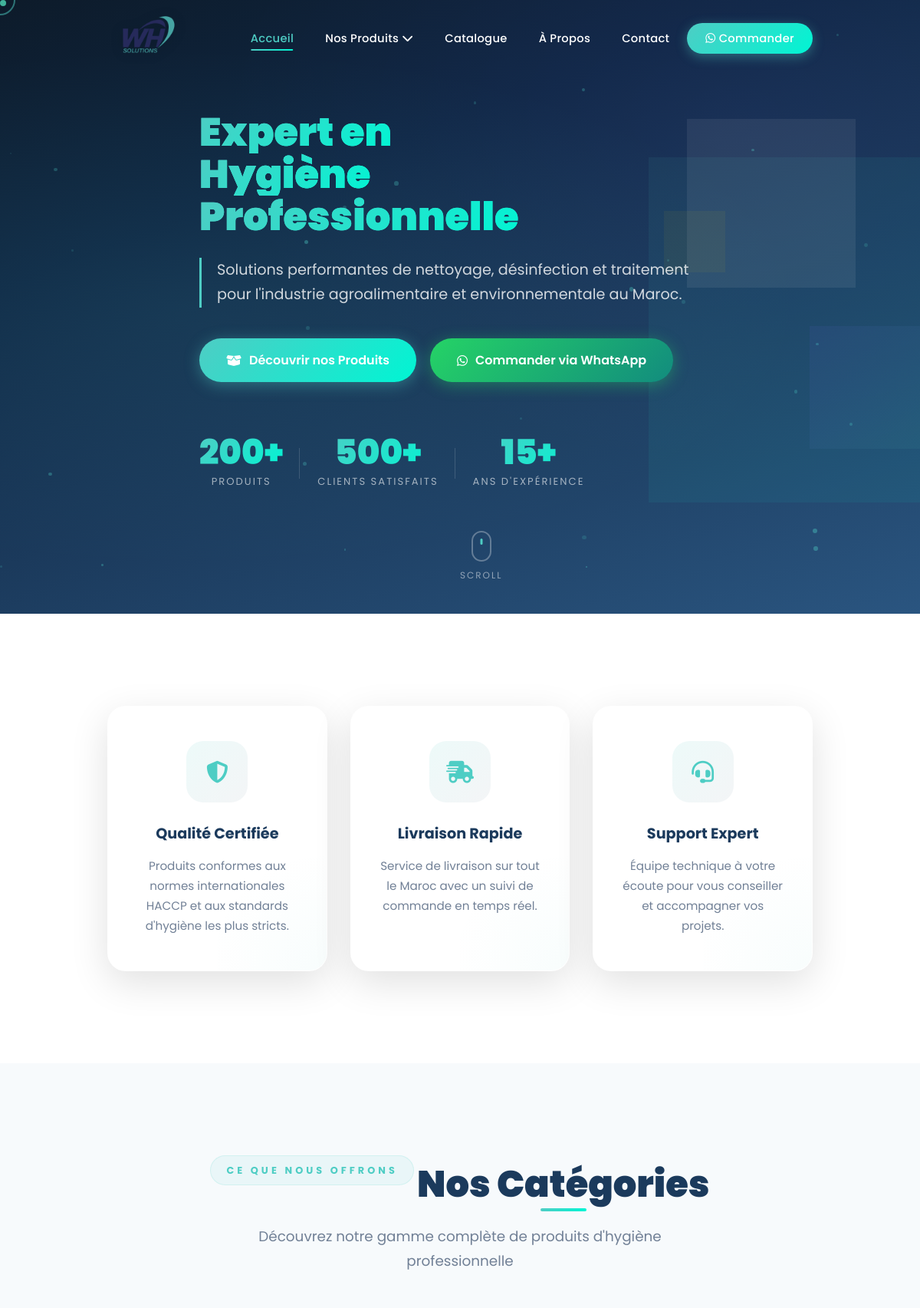
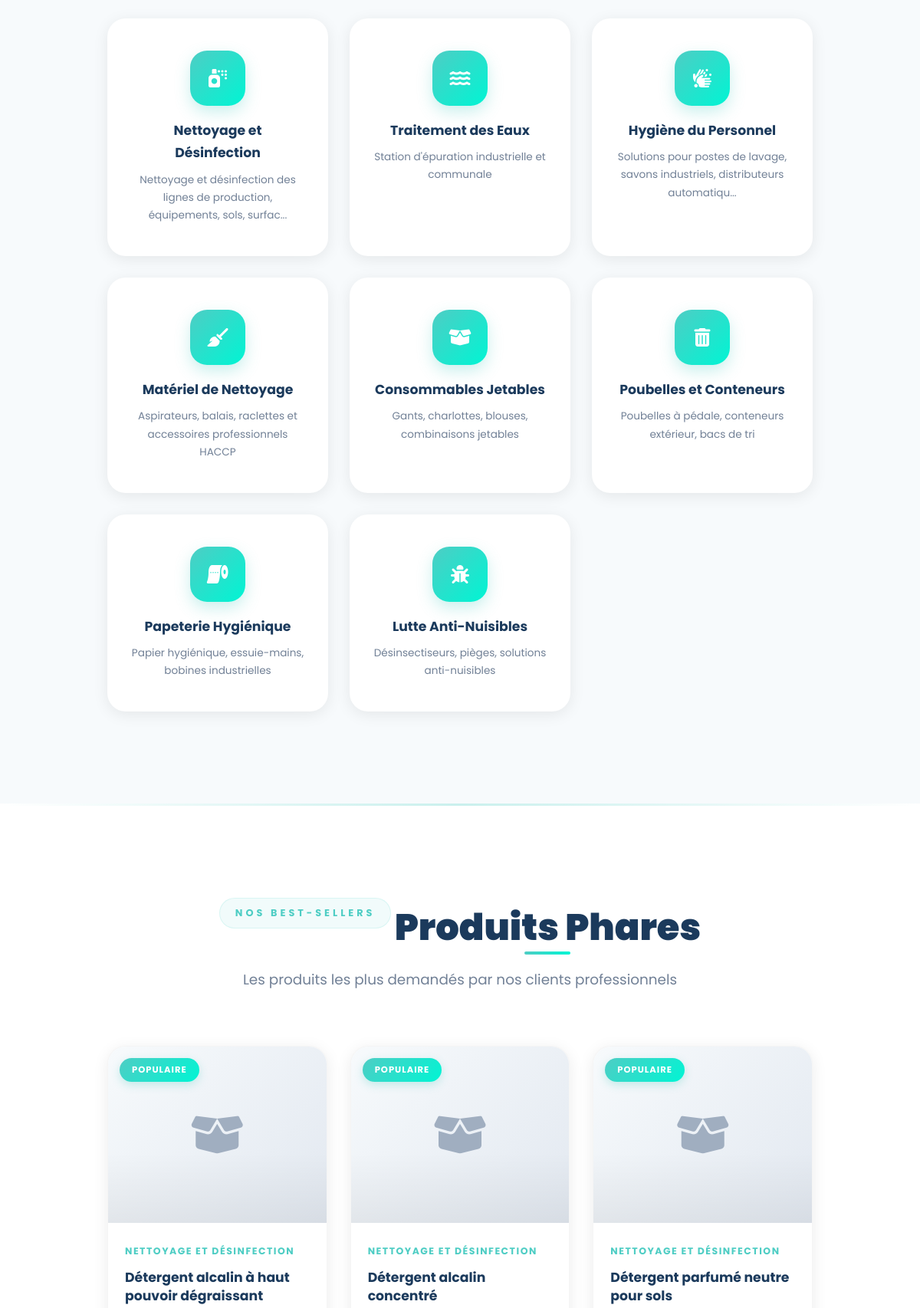
The page / (upper part) on the database its author committed (2 pictures, top to bottom).
### tables this page shows
CREATE TABLE categories (
    id INT AUTO_INCREMENT PRIMARY KEY,
    name VARCHAR(150) NOT NULL,
    slug VARCHAR(150) NOT NULL UNIQUE,
    description TEXT,
    icon VARCHAR(50) DEFAULT 'fas fa-box',
    sort_order INT DEFAULT 0,
    is_active TINYINT(1) DEFAULT 1,
    created_at TIMESTAMP DEFAULT CURRENT_TIMESTAMP
);

CREATE TABLE products (
    id INT AUTO_INCREMENT PRIMARY KEY,
    category_id INT,
    name VARCHAR(255) NOT NULL,
    slug VARCHAR(255) NOT NULL UNIQUE,
    description TEXT,
    short_description VARCHAR(500),
    image VARCHAR(255),
    price DECIMAL(10,2) DEFAULT NULL,
    old_price DECIMAL(10,2) DEFAULT NULL,
    is_featured TINYINT(1) DEFAULT 0,
    is_active TINYINT(1) DEFAULT 1,
    views INT DEFAULT 0,
    sort_order INT DEFAULT 0,
    created_at TIMESTAMP DEFAULT CURRENT_TIMESTAMP,
    updated_at TIMESTAMP DEFAULT CURRENT_TIMESTAMP ON UPDATE CURRENT_TIMESTAMP,
    FOREIGN KEY (category_id) REFERENCES categories(id) ON DELETE SET NULL
);

### includes/functions.php (called while the page is built, shortened)
<?php
require_once __DIR__ . '/../config/database.php';
function sanitize($data) {
    return htmlspecialchars(trim($data), ENT_QUOTES, 'UTF-8');
}
function getCategories($pdo, $activeOnly = true) {
    $sql = "SELECT * FROM categories";
    if ($activeOnly) $sql .= " WHERE is_active = 1";
    $sql .= " ORDER BY sort_order ASC";
    return $pdo->query($sql)->fetchAll();
}
function getFeaturedProducts($pdo, $limit = 6) {
    $stmt = $pdo->prepare("SELECT p.*, c.name as category_name FROM products p LEFT JOIN categories c ON p.category_id = c.id WHERE p.is_active = 1 AND p.is_featured = 1 ORDER BY p.sort_order ASC LIMIT ?");
    $stmt->bindValue(1, $limit, PDO::PARAM_INT);
    $stmt->execute();
    return $stmt->fetchAll();
}
function getWhatsAppGeneralLink() {
    global $pdo;
    $phone = getSetting($pdo, 'whatsapp_number', WHATSAPP_NUMBER);
    $msg = getSetting($pdo, 'whatsapp_welcome_message', 'Bonjour, je souhaite avoir des informations sur vos produits d\'hygiène professionnelle.');
    return "https://wa.me/$phone?text=" . urlencode($msg);
}
function getSetting($pdo, $key, $default = '') {
    static $cache = [];
    if (isset($cache[$key])) return $cache[$key];
    $stmt = $pdo->prepare("SELECT setting_value FROM settings WHERE setting_key = ?");
    $stmt->execute([$key]);
    $val = $stmt->fetchColumn();
    $cache[$key] = ($val !== false) ? $val : $default;
    return $cache[$key];
}

### index.php (the view, shortened to what this page needs)
<?php
require_once 'includes/functions.php';
$featured = getFeaturedProducts($pdo, 8);
$categories = getCategories($pdo);
require_once 'includes/header.php';
?>
<section class="hero">
    <div class="hero-particles"></div>
    <div class="container">
        <div class="hero-content">
            <h1>
                <span class="hero-line"><span class="hero-word">Expert en</span></span>
                <span class="hero-line"><span class="hero-word"><span>Hygiène</span></span></span>
                <span class="hero-line"><span class="hero-word">Professionnelle</span></span>
            </h1>
            <p class="hero-subtitle">Solutions performantes de nettoyage, désinfection et traitement pour l'industrie agroalimentaire et environnementale au Maroc.</p>
            <div class="hero-buttons">
                <a href="products.php" class="btn btn-primary"><i class="fas fa-box-open"></i> Découvrir nos Produits</a>
                <a href="<?= getWhatsAppGeneralLink() ?>" target="_blank" class="btn btn-whatsapp"><i class="fab fa-whatsapp"></i> Commander via WhatsApp</a>
            </div>
            <div class="hero-stats">
                <div class="hero-stat"><span class="number counter" data-target="200">0+</span><span class="label">Produits</span></div>
                <div class="hero-stat"><span class="number counter" data-target="500">0+</span><span class="label">Clients Satisfaits</span></div>
                <div class="hero-stat"><span class="number counter" data-target="15">0+</span><span class="label">Ans d'Expérience</span></div>
            </div>
        </div>
        <div class="hero-shapes">
            <div class="hero-shape hero-shape-1"></div>
            <div class="hero-shape hero-shape-2"></div>
            <div class="hero-shape hero-shape-3"></div>
            <div class="hero-shape hero-shape-4"></div>
        </div>
    </div>
    <div class="hero-scroll-indicator">
        <div class="mouse"></div>
        <span>Scroll</span>
    </div>
</section>
<div class="marquee-section">
    <div class="marquee-track">
        <div class="marquee-item"><i class="fas fa-shield-alt"></i> Normes HACCP</div>
        <div class="marquee-item"><i class="fas fa-leaf"></i> Éco-Responsable</div>
        <div class="marquee-item"><i class="fas fa-truck-fast"></i> Livraison Nationale</div>
        <div class="marquee-item"><i class="fas fa-award"></i> Qualité Premium</div>
        <div class="marquee-item"><i class="fas fa-headset"></i> Support 24/7</div>
        <div class="marquee-item"><i class="fas fa-flask"></i> Innovation Continue</div>
    </div>
</div>
<section class="section features">
    <div class="container">
        <div class="features-grid" data-stagger>
            <div class="feature-card">
                <div class="icon"><i class="fas fa-shield-alt"></i></div>
                <h3>Qualité Certifiée</h3>
                <p>Produits conformes aux normes internationales HACCP et aux standards d'hygiène les plus stricts.</p>
            </div>
            <div class="feature-card">
                <div class="icon"><i class="fas fa-truck-fast"></i></div>
                <h3>Livraison Rapide</h3>
                <p>Service de livraison sur tout le Maroc avec un suivi de commande en temps réel.</p>
            </div>
            <div class="feature-card">
                <div class="icon"><i class="fas fa-headset"></i></div>
                <h3>Support Expert</h3>
                <p>Équipe technique à votre écoute pour vous conseiller et accompagner vos projets.</p>
            </div>
        </div>
    </div>
</section>
<section class="section" style="background: var(--gray-100);">
    <div class="container">
        <div class="section-header">
            <span class="section-tag">Ce que nous offrons</span>
            <h2>Nos Catégories</h2>
            <p>Découvrez notre gamme complète de produits d'hygiène professionnelle</p>
        </div>
        <div class="categories-grid" data-stagger>
            <?php foreach($categories as $i => $cat): ?>
            <a href="products.php?category=<?= $cat['slug'] ?>" class="category-card">
                <div class="cat-icon"><i class="<?= $cat['icon'] ?>"></i></div>
                <h3><?= sanitize($cat['name']) ?></h3>
                <p><?= sanitize(mb_strimwidth($cat['description'], 0, 80, '...')) ?></p>
            </a>
            <?php endforeach; ?>
        </div>
    </div>
</section>
<div class="section-divider"></div>
<section class="section products-section">
    <div class="container">
        <div class="section-header">
            <span class="section-tag">Nos Best-sellers</span>
            <h2>Produits Phares</h2>
            <p>Les produits les plus demandés par nos clients professionnels</p>
        </div>
        <div class="products-grid" data-stagger>
            <?php foreach($featured as $prod): ?>
            <div class="product-card">
                <div class="product-image">
                    <?php if(!empty($prod['image'])): ?>
                    <img src="<?= SITE_URL ?>/uploads/products/<?= $prod['image'] ?>" alt="<?= sanitize($prod['name']) ?>">
                    <?php else: ?>
                    <i class="fas fa-box-open placeholder-icon"></i>
                    <?php endif; ?>
                    <?php if($prod['is_featured']): ?>
                    <span class="product-badge">Populaire</span>
                    <?php endif; ?>
                </div>
                <div class="product-info">
                    <span class="product-category"><?= sanitize($prod['category_name']) ?></span>
                    <h3 class="product-name"><?= sanitize($prod['name']) ?></h3>
                </div>
            </div>
            <?php endforeach; ?>
        </div>
    </div>
</section>
<?php require_once 'includes/footer.php'; ?>

### rows shown on the page
categories: name "Nettoyage et Désinfection", description "Nettoyage et désinfection des lignes de production, équipements, sols, surfac..."
categories: name "Traitement des Eaux", description "Station d'épuration industrielle et communale"
categories: name "Hygiène du Personnel", description "Solutions pour postes de lavage, savons industriels, distributeurs automatiqu..."
categories: name "Matériel de Nettoyage", description "Aspirateurs, balais, raclettes et accessoires professionnels HACCP"
categories: name "Consommables Jetables", description "Gants, charlottes, blouses, combinaisons jetables"
categories: name "Poubelles et Conteneurs", description "Poubelles à pédale, conteneurs extérieur, bacs de tri"
categories: name "Papeterie Hygiénique", description "Papier hygiénique, essuie-mains, bobines industrielles"
categories: name "Lutte Anti-Nuisibles", description "Désinsectiseurs, pièges, solutions anti-nuisibles"
products: is_featured "POPULAIRE", category.name "NETTOYAGE ET DÉSINFECTION", name "Détergent alcalin à haut pouvoir dégraissant"
products: is_featured "POPULAIRE", category.name "NETTOYAGE ET DÉSINFECTION", name "Détergent alcalin concentré"
products: is_featured "POPULAIRE", category.name "NETTOYAGE ET DÉSINFECTION", name "Détergent parfumé neutre pour sols"
